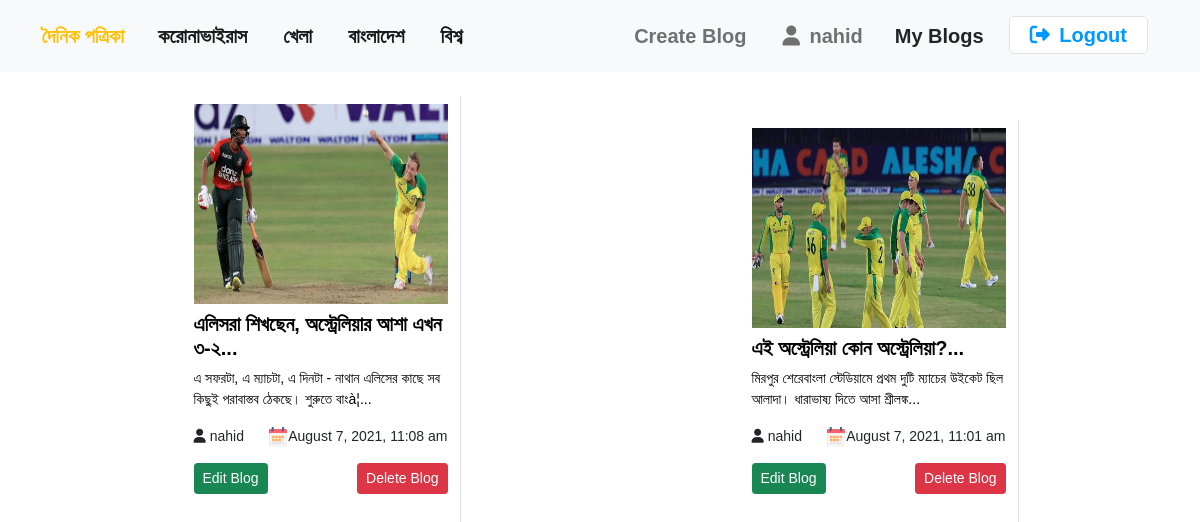
Page /myblogs.php (signed in) on the committed database.
### tables this page shows
CREATE TABLE `category` (
  `id` int(11) NOT NULL,
  `category_name` varchar(100) NOT NULL
);

CREATE TABLE `post` (
  `post_id` int(11) NOT NULL,
  `title` varchar(250) NOT NULL,
  `description` text NOT NULL,
  `post_date` varchar(100) NOT NULL,
  `author` int(11) NOT NULL,
  `category_id` int(11) NOT NULL,
  `post_img` varchar(100) NOT NULL
);

CREATE TABLE `users` (
  `id` int(11) NOT NULL,
  `username` varchar(255) NOT NULL,
  `email` varchar(255) NOT NULL,
  `password` varchar(255) NOT NULL
);

### myblogs.php (the view, shortened to what this page needs)
<!DOCTYPE html>
<html lang="en">
<head>
    <link rel="stylesheet" href="css/index.css">
    <link href="https://fonts.maateen.me/adorsho-lipi/font.css" rel="stylesheet">
    <link href="https://cdn.jsdelivr.net/npm/bootstrap@5.0.2/dist/css/bootstrap.min.css" rel="stylesheet">
</head>
<body>
    <?php include("navbar.php"); ?>
    <main>
        <section class="container">
            <?php
            $author_username = $_SESSION['username'];
            $check = "SELECT * FROM users where username = '$author_username'";
            $findAuthor = mysqli_query($mysqli, $check) or die("Failed to query");
            $row = mysqli_fetch_assoc($findAuthor);
            $author_id = "{$row['id']}";
            ?>
            <div class="container my-5">
                <div class="my-3 gy-2 row">
                    <?php
                    include("config.php");
                    mysqli_query($mysqli, 'SET CHARACTER SET utf8');
                    mysqli_query($mysqli, "SET SESSION collation_connection ='utf8_general_ci'");
                    $sql = "SELECT post.post_id,post.title,post.description,post.post_date,post.post_img,users.username,users.id FROM post INNER JOIN users ON post.author = users.id WHERE post.author={$author_id} ORDER BY post.post_id DESC";
                    $result = mysqli_query($mysqli, $sql) or die("Query Failed");
                    if (mysqli_num_rows($result) > 0) {
                        while ($row = mysqli_fetch_assoc($result)) {
                    ?>
                            <div class="border-end col-md-6 col-lg-4 col-xl-3 col-sm-6  col-8 m-auto mb-2">
                                <img src="upload/<?php echo $row['post_img']; ?>" class="my-2 img-fluid" style="height:200px;" alt="">
                                <a style="text-decoration: none;" href="single.php?id=<?php echo $row['post_id']; ?>">
                                    <h5 style="color:black;font-weight:bolder"><?php echo substr($row['title'], 0, 130) . "..."; ?></h5>
                                    <p class="text-gray" style="font-size:14px;color:black;"><?php echo substr($row['description'], 0, 250) . "..."; ?></p>
                                </a>
                                <div class="pb-2 publish-info d-flex align-items-center">
                                    <small><i class="fas fa-user me-1"></i><?php echo $row['username']; ?></small>
                                    <small class="ms-auto"><img src="images/calendar.svg" height="20" width="20"></i><?php echo $row['post_date']; ?></small>
                                </div>
                                <div class="d-flex justify-content-between mt-2 mb-5">
                                    <a href="editblog.php?id=<?php echo $row['post_id']; ?>"> <button class="btn btn-success btn-sm">Edit Blog</button> </a>
                                    <a href="deleteblog.php?id=<?php echo $row['post_id']; ?>"> <button class="btn btn-danger btn-sm">Delete Blog</button> </a>
                                </div>
                            </div>
                    <?php
                        }
                    } else {
                        echo "<h1 class='text-center text-warning'>No Record Found</h1>";
                    }
                    ?>
                </div>
        </section>
    </main>
</body>
</html>

### navbar.php (shortened to what this page needs)
<!DOCTYPE html>
<html lang="en">
<head>
</head>
<body>
    <header class="container">
        <nav class="mb-5 navbar navbar-expand-lg navbar-light bg-light fixed-top">
            <div class="container">
                <a class="navbar-brand text-warning" href="index.php">দৈনিক পত্রিকা</a>
                <div class="collapse navbar-collapse" id="navbarSupportedContent">
                    <ul class="navbar-nav">
                        <?php
                                 include("config.php");
                                 mysqli_query($mysqli, 'SET CHARACTER SET utf8');
                                 mysqli_query($mysqli, "SET SESSION collation_connection ='utf8_general_ci'");
                                $sql = "SELECT * FROM category";
                                $result = mysqli_query($mysqli, $sql) or die("Query Failed");
                                if (mysqli_num_rows($result) > 0) {
                                while ($row = mysqli_fetch_assoc($result)) { ?>
                        <li class="nav-item">
                            <a class="nav-link active" href="blogcategory.php?id=<?php echo $row['id']; ?>"> <?php echo "{$row['category_name'] }" ?> </a>
                        </li>
                        <?php
                                }
                            }
                        ?>
                    </ul>
                    <ul class="navbar-nav ms-auto">
                        <?php if (!empty($_SESSION['username'])) : ?>
                        <ul class="navbar-nav ms-auto">
                            <li class="nav-item">
                                <a href="addBlog.php" class="nav-link">Create Blog</a>
                            </li>
                            <li class="nav-item">
                                <a href="#" class="nav-link">
                                    <i class="fas fa-user"></i>
                                    <span class="ms-1 font-weight-bold"> <?php echo $_SESSION['username']; ?></span>
                                </a>
                            </li>
                            <li class="m-auto nav-item">
                                <a href="myblogs.php">
                                    <span class="ms-1 font-weight-bold text-dark">My Blogs</span>
                                </a>
                            </li>
                            <li class="m-auto nav-item">
                                <a href="logout.php" class="loginBtn">
                                    <i class="fas fa-sign-out-alt"></i>
                                    <span class="ms-1 font-weight-bold">Logout</span>
                                </a>
                            </li>
                        </ul>
                        <?php else : ?>
                        <a href="login.php"> <button class="loginBtn">Login</button></a>
                        <?php endif ?>
                    </ul>
                </div>
            </div>
        </nav>
    </header>
    <br>
    <br>
</body>
</html>

### css/index.css (style rules this page uses)
.navbar-brand { font-size: 24px; font-weight: bolder; }
.nav-item a { font-size: 20px; font-weight: bold; }
ul li { padding: 5px 10px; }
.btn { color: white !important; }
li a { text-decoration: none !important; color: white; font-size: 20px; font-weight: bold; }

### myblogs.php (style rules this page uses)
body { font-family: 'AdorshoLipi', Arial, sans-serif !important; }
a { text-decoration: none; }

### navbar.php (style rules this page uses)
.loginBtn { color: #09f; background-color: white; border: 1px solid #e2e2e2; line-height: 1.38; font-weight: bold; border-radius: 5px; width: auto; height: auto; padding: 7px 20px; margin: 5px 0 0 5px; }

### rows in the picture
category: category_name "করোনাভাইরাস"
category: category_name "খেলা"
category: category_name "বাংলাদেশ"
category: category_name "বিশ্ব"
post: post_img (picture), title "এলিসরা শিখছেন, অস্ট্রেলিয়ার আশা এখন ৩-২", description "এ সফরটা, এ ম্যাচটা, এ দিনটা - নাথান এলিসের কাছে সব কিছুই পরাবাস্তব ঠেকছে। শুরুতে বাংà¦", users.username "nahid", post_date "August 7, 2021, 11:08 am"
post: post_img (picture), title "এই অস্ট্রেলিয়া কোন অস্ট্রেলিয়া?", description "মিরপুর শেরেবাংলা স্টেডিয়ামে প্রথম দুটি ম্যাচের উইকেট ছিল আলাদা। ধারাভাষ্য দিতে আসা শ্রীলঙ্ক", users.username "nahid", post_date "August 7, 2021, 11:01 am"

### other values in the picture
$_SESSION['username'] "nahid"
